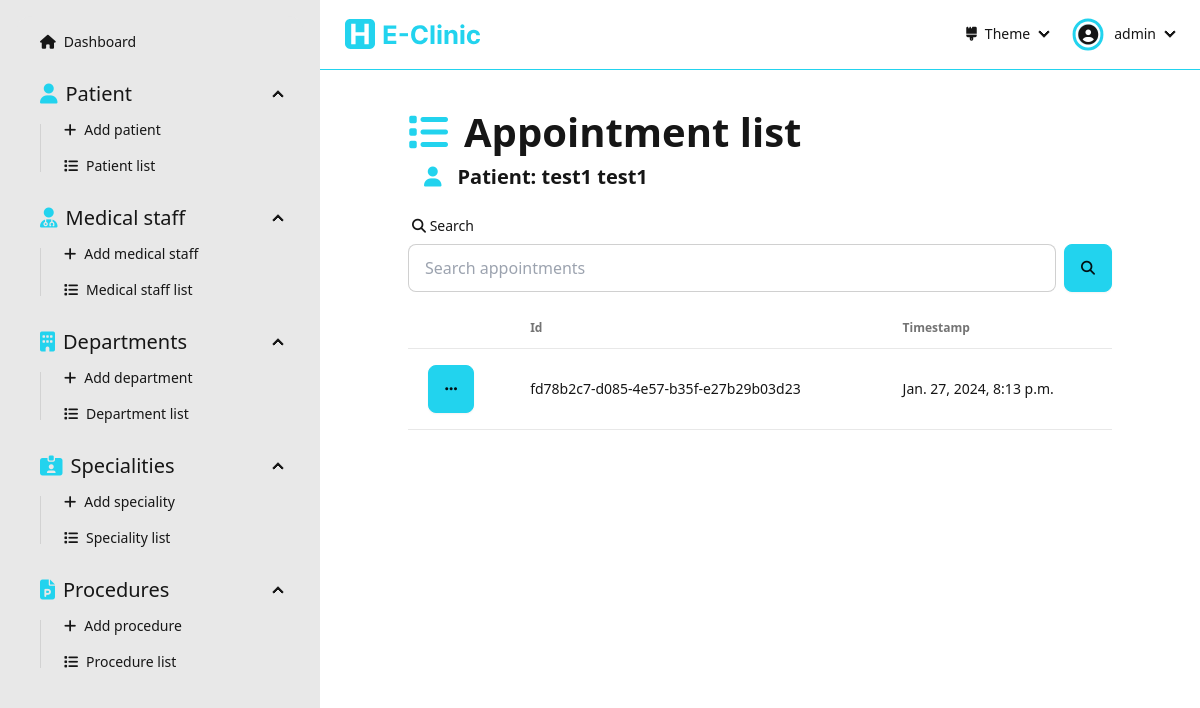
The page /dashboard/appointments/patient/5ed8532d7b024e6abf885046d3268d36 (signed in) on the database its author committed.
### Dashboard/models.py (models this page shows, shortened)
class Patient(models.Model):
  id = models.UUIDField(primary_key=True, default=uuid.uuid4, editable=False)
  firstName = models.CharField(max_length=256, null=False)
  lastName = models.CharField(max_length=256, null=False)
  dateOfBirth = models.DateField(null=False)
  adress = models.CharField(max_length=256, null=False)
  phoneNumber = models.CharField(max_length=20, null=False, unique=True)
  email = models.CharField(max_length=254, null=False, unique=True)
  gender = models.CharField(max_length=6, choices=Genders.choices)
  createdAt = models.DateTimeField(auto_now_add=True)
  updatedAt = models.DateTimeField(auto_now=True)

class Appointment(models.Model):
  id = models.UUIDField(primary_key=True, default=uuid.uuid4, editable=False)
  patient = models.ForeignKey('Patient', on_delete=models.CASCADE)
  timestamp = models.DateTimeField()
  state = models.CharField(max_length=10, choices=AppointmentState.choices, default=AppointmentState.SCHEDULED, blank=True)
  createdAt = models.DateTimeField(auto_now_add=True)
  updatedAt = models.DateTimeField(auto_now=True)

### Dashboard/views/appointement.py (the view)
# urls.py: path('dashboard/appointments/patient/<str:patientId>', appointement.appointmentListPatient, name='appointment-list-patient'),
@login_required(login_url='sign-in')
def appointmentListPatient(request: HttpRequest, patientId: str):
  patient = get_object_or_404(Patient, id=patientId)
  form = SearchForm(request.GET)
  appointments = []
  if form.is_valid():
    search = form.cleaned_data['search']
    appointments = Appointment.objects.filter(
      Q(timestamp__icontains=search) |
      Q(state__icontains=search),
      patient=patient,
    )
  else:
    appointments = Appointment.objects.filter(
      patient=patient,
    )
  context = { 'appointments': appointments, 'form': form, 'patient': patient }
  return render(request, 'pages/appointment/appointment-list-patient.html', context=context)

### Dashboard/forms.py
class SearchForm(forms.Form):
  search  = forms.CharField(required=False)

### Dashboard/templates/pages/appointment/appointment-list-patient.html (shortened to what this page needs)
{% extends "layouts/dashboard.html" %}
{% load static %}
{% load widget_tweaks %}
{% block dashboard_content %}
  <div class="flex flex-1 flex-col items-center pb-[5rem]">
    <div class="flex flex-1 flex-col max-w-[90%] lg:max-w-[80%] justify-start w-full">
      <div class="text-[30pt] font-bold"><i class="fas fa-list text-primary mr-[1rem]"></i>Appointment list</div>
      <div class="text-[15pt] font-semibold ml-[1rem] mb-[1rem]"><i class="fas fa-user text-primary mr-[1rem]"></i>Patient: {{patient.firstName}} {{patient.lastName}}</div>
      <form action="" method="get" class="mb-[1rem]">
        <label class="form-control w-full">
          <div class="label">
            <span class="label-text"><i class="fas fa-search"></i> Search</span>
          </div>
          <div class="flex">
            {% render_field form.search placeholder="Search appointments" type="text" class+="input input-bordered w-full" %}
            <button class="btn btn-primary ml-[0.5rem]"><i class="fas fa-search"></i></button>
          </div>
        </label>
      </form>
      {% if appointments.count > 0 %}
      <div class="overflow-x-auto flex-1 flex items-start">
        <table class="table table-pin-rows table-pin-cols table-zebra">
          <thead>
            <tr>
              <td></td>
              <td>Id</td>
              <td>Timestamp</td>
            </tr>
          </thead>
          <tbody>
            {% for appointment in appointments %}
              <tr>
                <td>
                  <div class="dropdown">
                    <div tabindex="0" role="button" class="btn btn-primary m-1"><i class="fas fa-ellipsis"></i></div>
                  </div>
                </td>
                <td>{{appointment.id}}</td>
                <td>{{appointment.timestamp}}</td>
              </tr>
            {% endfor %}
          </tbody>
        </table>
      </div>
      {% else %}
        <div class="flex flex-1 flex-col justify-center items-center h-full w-full">
          <img class="h-[30%]" src="{% static "assets/empty-list.svg" %}" alt="empty-list">
          <div class="text-[20pt]">The list is empty</div>
        </div>
      {% endif %}
    </div>
  </div>
{% endblock dashboard_content %}

### Dashboard/templates/components/navbar-dashboard.html (shortened to what this page needs)
{% load static %}
<div class="navbar bg-base-100 border-b-primary border-b-[1px] mb-[2rem] sticky top-0">
  <div class="flex-1">
    <a class="btn btn-ghost hidden md:flex" href="/dashboard">
      <img class="h-full py-[0.5rem]" src="{% static "assets/e-clinic-logo-name.svg" %}" alt="e-clinic logo">
    </a>
  </div>
  <div class="flex-none">
    <ul class="menu menu-horizontal px-1">
      <li>
        <details>
          <summary>
            <i class="fas fa-brush"></i> Theme
          </summary>
        </details>
      </li>
      <li>
        <details>
          <summary>
            <div class="rounded-full mr-[0.5rem] ring ring-primary ring-offset-base-100 ring-offset-[0.15rem] flex justify-center items-center pt-[0.05rem]">
              <i class="fas fa-user-circle text-[15pt]"></i>
            </div>
            {{user}}
          </summary>
        </details>
      </li>
    </ul>
  </div>
</div>

### rows shown on the page
Patient: firstName "test1", lastName "test1"
Appointment: id "fd78b2c7-d085-4e57-b35f-e27b29b03d23", timestamp "Jan. 27, 2024, 8:13 p.m."

### other values the page prints
{{ user }} "admin"
